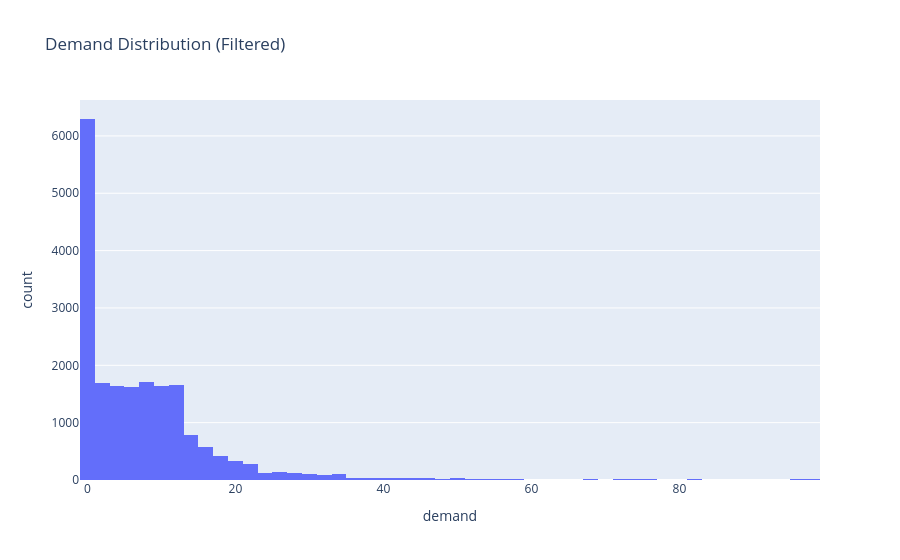

Notebook code for this chart:
### Code cell
# DEMAND DISTRIBUTION

fig = px.histogram(df[df["demand"] < 100],
                x="demand",
                nbins=50,
                title="Demand Distribution (Filtered)",
                color_discrete_sequence=["#636EFA"])

fig.show()

### Figure 1 — Plotly figure (JSON) as saved in the notebook; plotly's stock layout.template omitted (floating-point values rounded to 4 significant figures; data arrays with more than 128 entries replaced by an {"elided": "..."} marker saying what was removed)
{"data": [{"bingroup": "x", "hovertemplate": "demand=%{x}<br>count=%{y}<extra></extra>", "legendgroup": "", "marker": {"color": "#636EFA", "pattern": {"shape": ""}}, "name": "", "nbinsx": 50, "orientation": "v", "showlegend": false, "type": "histogram", "x": {"elided": "19836 float values"}, "xaxis": "x", "yaxis": "y"}], "layout": {"barmode": "relative", "legend": {"tracegroupgap": 0}, "title": {"text": "Demand Distribution (Filtered)"}, "xaxis": {"anchor": "y", "domain": [0, 1], "title": {"text": "demand"}}, "yaxis": {"anchor": "x", "domain": [0, 1], "title": {"text": "count"}}}}
